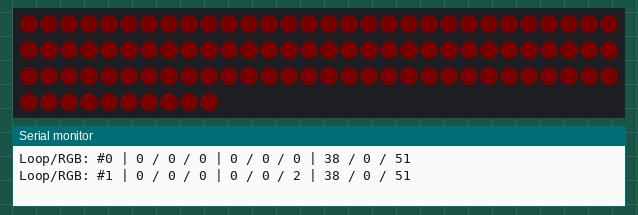
A sketch run on a simulated ATtiny85, built with avr-gcc and run on an emulated ATtiny85. Parts: 100 RGB LEDs in strip order, left to right, continuing on the next row, the last lines printed to the serial monitor. Dim RGB values are drawn brighter than linear.

Above: at 8.1 s.
At 37.4 s:
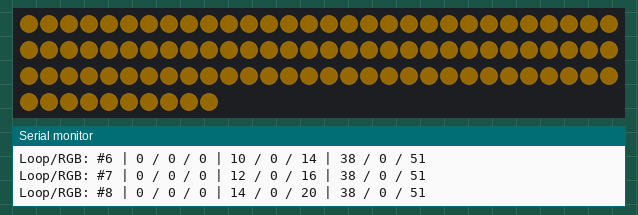

The sketch:

arduarium.ino
```cpp
/******
 * This code is all protoype for getting the LEDs and colour sequence correct
 * but is using DELAY which will not be compatible with the OLED or temp probe
 */


#include "LPD8806.h"
#include "SPI.h" // Comment out this line if using Trinket or Gemma
#ifdef __AVR_ATtiny85__
 #include <avr/power.h>
#endif

// Example to control LPD8806-based RGB LED Modules in a strip

/*****************************************************************************/

// Number of RGB LEDs in strand:
int nLEDs = 100;

// Chose 2 pins for output; can be any valid output pins:
int dataPin  = 4;
int clockPin = 3;


// First parameter is the number of LEDs in the strand.  The LED strips
// are 32 LEDs per meter but you can extend or cut the strip.  Next two
// parameters are SPI data and clock pins:
LPD8806 strip = LPD8806(nLEDs, dataPin, clockPin);

// You can optionally use hardware SPI for faster writes, just leave out
// the data and clock pin parameters.  But this does limit use to very
// specific pins on the Arduino.  For "classic" Arduinos (Uno, Duemilanove,
// etc.), data = pin 11, clock = pin 13.  For Arduino Mega, data = pin 51,
// clock = pin 52.  For 32u4 Breakout Board+ and Teensy, data = pin B2,
// clock = pin B1.  For Leonardo, this can ONLY be done on the ICSP pins.
//LPD8806 strip = LPD8806(nLEDs);


// Colour config, in percentage of RGB channels (0-100)
int dawn[3]    = { 15, 0, 20 };
int sunrise[3] = { 5, 0, 40 };
int day[3]     = { 100, 100, 100 };
int sunset[3]  = { 80, 80, 0 };
int dusk[3]    = { 51, 0, 35 };
int moon[3]    = { 0, 0, 8 };
int dark[3]    = { 0, 0, 0 };


int DEBUG = 1;      // DEBUG counter; if set to 1, will write values back via serial
int loopCount = 1; // How often should DEBUG report?


// Set up the LED outputs
void setup()
{
#if defined(__AVR_ATtiny85__) && (F_CPU == 16000000L)
  clock_prescale_set(clock_div_1); // Enable 16 MHz on Trinket
#endif

  // Start up the LED strip
  strip.begin();

  // Update the strip, to start they are all 'off'
  strip.show();

//  pinMode(redPin, OUTPUT);   // sets the pins as output
//  pinMode(grnPin, OUTPUT);
//  pinMode(bluPin, OUTPUT);

  if (DEBUG) {           // If we want to see values for debugging...
    Serial.begin(9600);  // ...set up the serial ouput
  }
}

// Main program: list the order of crossfades
void loop() {
  Serial.println( "Dark > Dawn" );
  colorBlend( dark, dawn, 10, 0 ); // 10 min fade, 0 hold
  Serial.println( "Dawn > Sunrise" );
  colorBlend( dawn, sunrise, 50, 0 ); // 50 min fade, 0 hold
  Serial.println( "Sunrise > Day" );
  colorBlend( sunrise, day, 60, 720 ); // 720 // 1 hr fade, 12 hold
  Serial.println( "Day > Sunset" );
  colorBlend( day, sunset, 60, 0 ); // 1 hr fade, 0 hold
  Serial.println( "Sunset > Dusk" );
  colorBlend( sunset, dusk, 60, 0 ); // 1 hr fade, 0 hold
  Serial.println( "Dusk > Moon" );
  colorBlend( dusk, moon, 60, 0 ); // 1 hr fade, 0 hold
  Serial.println( "Moon > Dark" );
  colorBlend( moon, dark, 10, 410 ); // 410 // 10 min fade, 6h50m hold
  // total 24 hours
return;
//  colorBlend( dawn );
//  colorBlend( sunrise );
//  colorBlend( day );
//  colorBlend( sunset );
//  colorBlend( dusk );
//  colorBlend( night );
}


/* crossFade() converts the percentage colors to a
*  0-255 range, then loops 1020 times, checking to see if
*  the value needs to be updated each time, then writing
*  the color values to the correct pins.
*/

void colorBlend( int oldColor[3], int newColor[3], int fade, int hold ) {
  // 10 color changes, meaning wait (fadeMins*60sec)/10steps
  int fadeStep = 20;
  unsigned long waitMin = ( fade * 60 ) / fadeStep;
  unsigned long holdMin = hold * 60;

  // debug some stuff
  Serial.print( "fade: " );
  Serial.print( fade );
  Serial.print( "mins | fadeStep: " );
  Serial.print( fadeStep );
  Serial.print( "steps | waitMin: " );
  Serial.print( waitMin );
  Serial.print( "secs | hold: " );
  Serial.print( hold );
  Serial.print( "mins | holdMin: " );
  Serial.print( holdMin );
  Serial.println( "secs" );

  // Convert to 0-255
  int oldColorR = (oldColor[0] * 255) / 100;
  int oldColorG = (oldColor[1] * 255) / 100;
  int oldColorB = (oldColor[2] * 255) / 100;
  int newColorR = (newColor[0] * 255) / 100;
  int newColorG = (newColor[1] * 255) / 100;
  int newColorB = (newColor[2] * 255) / 100;
  int currentColorR = 0;
  int currentColorG = 0;
  int currentColorB = 0;

  for (int i = 0; i <= fadeStep; i++) {
    currentColorR = ( ((oldColorR * (fadeStep - i)) + (newColorR * i)) / (fadeStep*2) ) ;
    currentColorG = ( ((oldColorG * (fadeStep - i)) + (newColorG * i)) / (fadeStep*2) ) ;
    currentColorB = ( ((oldColorB * (fadeStep - i)) + (newColorB * i)) / (fadeStep*2) ) ;

    colorWipe(strip.Color(currentColorB, currentColorR, currentColorG), 0);


    if (DEBUG) { // If we want serial output, print it at the
      if (i == 0 or i % loopCount == 0) { // beginning, and every loopCount times
        Serial.print("Loop/RGB: #");
        Serial.print(i);
        Serial.print(" | ");
        Serial.print(oldColorR);
        Serial.print(" / ");
        Serial.print(oldColorG);
        Serial.print(" / ");
        Serial.print(oldColorB);
        Serial.print(" | ");
        Serial.print(currentColorR*2);
        Serial.print(" / ");
        Serial.print(currentColorG*2);
        Serial.print(" / ");
        Serial.print(currentColorB*2);
        Serial.print(" | ");
        Serial.print(newColorR);
        Serial.print(" / ");
        Serial.print(newColorG);
        Serial.print(" / ");
        Serial.println(newColorB);
      }
      DEBUG += 1;
    }

    for ( int y = 1; y <= waitMin; y++ ) {
//      delay( 1000 );
      delay( 10 );
    }

  }

int glimmer = false;
  if ( glimmer ) {
//    glimmer( newColor, hold );
  } else {
    for ( int z = 1; z <= holdMin; z++ ) {
      delay( 10 );
//      delay( 1000 );
    }
  }
}


// Fill the dots progressively along the strip.
void colorWipe(uint32_t c, uint8_t waiting) {
  int i;

  for (i=0; i < strip.numPixels(); i++) {
      strip.setPixelColor(i, c);
      strip.show();
//      delay(waiting);
  }
}
```
